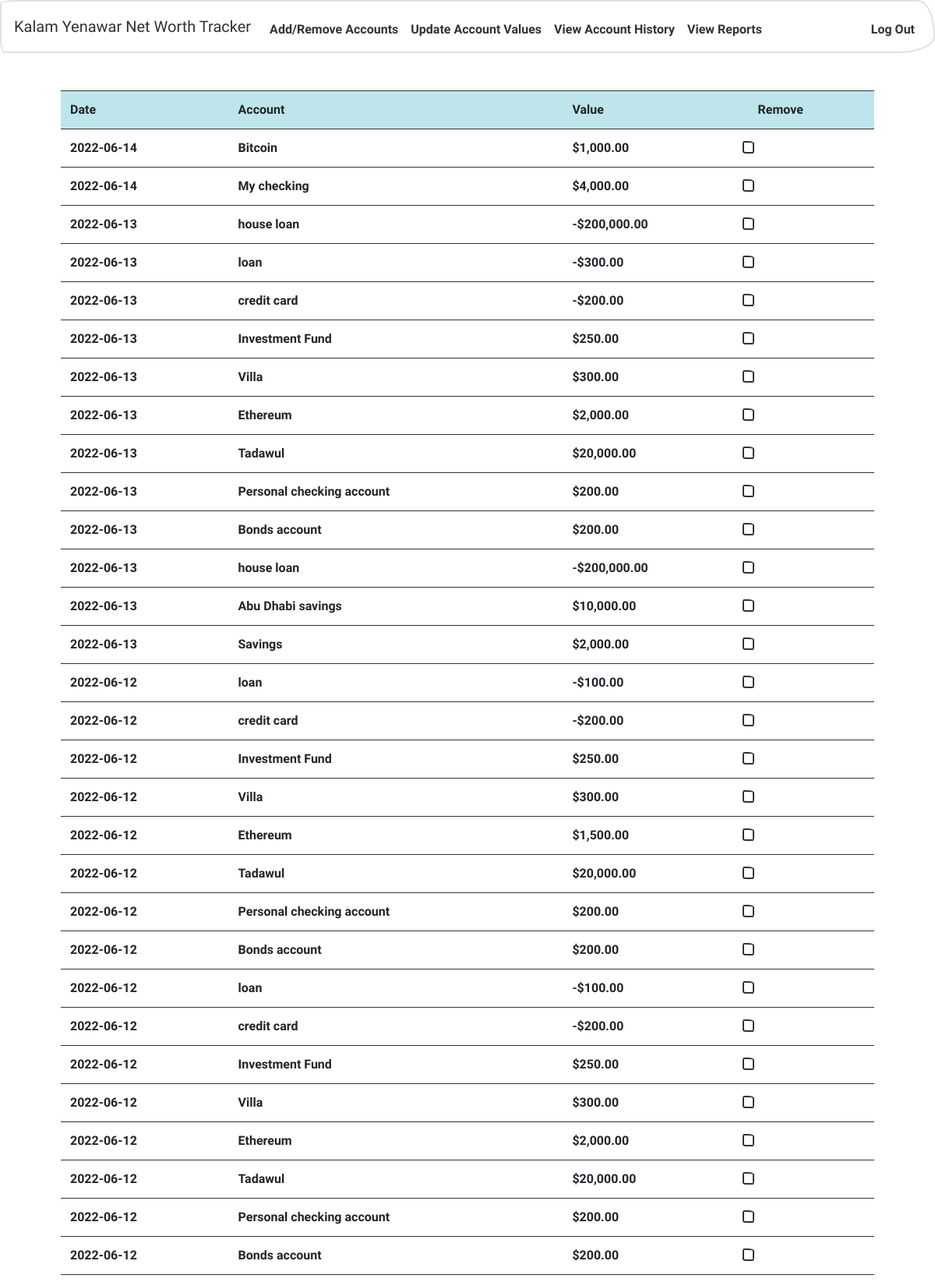
Page /history (signed in, upper part) on the committed database.
### tables this page shows
CREATE TABLE 'history' ('id' integer PRIMARY KEY NOT NULL, 'accountid' integer NOT NULL, 'date' date NOT NULL DEFAULT CURRENT_DATE, 'value' real NOT NULL, 'userid' INTEGER);

CREATE TABLE 'accounts' ('id' integer PRIMARY KEY AUTOINCREMENT NOT NULL, 'name' varchar(20) NOT NULL, 'userid' integer NOT NULL, 'value' real, 'type' varchar(20) NOT NULL, custodian varchar(255), country varchar(255));

### application.py (the view)
@app.route("/history", methods=["GET", "POST"])
@login_required
def history():
    if request.method == "POST":
        user_id = session['user_id']
        history = db.execute("SELECT * FROM history WHERE userid=:user_id", user_id=user_id)
        for row in history:
            if request.form.get(str(row['id'])) == "on":
                db.execute("DELETE FROM history WHERE id=:accid", accid=row['id'])
        userhistory = db.execute(
            "SELECT history.date, accounts.name, history.value, history.id FROM history INNER JOIN accounts " +
            "ON history.accountid=accounts.id WHERE history.userid=:user_id ORDER BY date DESC", user_id=user_id)
        return render_template("history.html", userhistory=userhistory)
    else:
        user_id = session['user_id']
        userhistory = db.execute(
            "SELECT history.date, accounts.name, history.value, history.id FROM history INNER JOIN accounts " +
            "ON history.accountid=accounts.id WHERE history.userid=:user_id ORDER BY date DESC", user_id=user_id)
        return render_template("history.html", userhistory=userhistory)

### application.py (called while the page is built)
@app.after_request
def after_request(response):
    response.headers["Cache-Control"] = "no-cache, no-store, must-revalidate"
    response.headers["Expires"] = 0
    response.headers["Pragma"] = "no-cache"
    return response

### helpers.py (called while the page is built)
def login_required(f):
    @wraps(f)
    def decorated_function(*args, **kwargs):
        if session.get("user_id") is None:
            return redirect("/login")
        return f(*args, **kwargs)
    return decorated_function

### templates/history.html (shortened to what this page needs)
{% extends "layout.html" %}
{% block main %}
    <form action="/history" method="post">
        <table class="table table-hover">
            <tr class="table-info">
                <th>Date</th>
                <th>Account</th>
                <th>Value</th>
                <th>Remove</th>
            </tr>
            {% for row in userhistory %}
            <tr id="{{row['id']}}">
                <td>{{ row['date'] }}</td>
                <td>{{ row['name'] }}</td>
                {% if row['value'] >= 0 %}
                    <td>${{ "{:,.2f}".format(row['value']) }}</td>
                {% else %}
                    <td>-${{ "{:,.2f}".format(row['value'] * -1) }}</td></td>
                {% endif %}
                <td>
                </td>
            </tr>
            {% endfor %}
        </table>
    </form>
{% endblock %}

### rows in the picture
history: date "2022-06-14", name "Bitcoin", value "1,000.00"
history: date "2022-06-14", name "My checking", value "4,000.00"
history: date "2022-06-13", name "house loan", value "200,000.00"
history: date "2022-06-13", name "loan", value "300.00"
history: date "2022-06-13", name "credit card", value "200.00"
history: date "2022-06-13", name "Investment Fund", value "250.00"
history: date "2022-06-13", name "Villa", value "300.00"
history: date "2022-06-13", name "Ethereum", value "2,000.00"
history: date "2022-06-13", name "Tadawul", value "20,000.00"
history: date "2022-06-13", name "Personal checking account", value "200.00"
history: date "2022-06-13", name "Bonds account", value "200.00"
history: date "2022-06-13", name "house loan", value "200,000.00"
history: date "2022-06-13", name "Abu Dhabi savings", value "10,000.00"
history: date "2022-06-13", name "Savings", value "2,000.00"
history: date "2022-06-12", name "loan", value "100.00"
history: date "2022-06-12", name "credit card", value "200.00"
history: date "2022-06-12", name "Investment Fund", value "250.00"
history: date "2022-06-12", name "Villa", value "300.00"
history: date "2022-06-12", name "Ethereum", value "1,500.00"
history: date "2022-06-12", name "Tadawul", value "20,000.00"
history: date "2022-06-12", name "Personal checking account", value "200.00"
history: date "2022-06-12", name "Bonds account", value "200.00"
history: date "2022-06-12", name "loan", value "100.00"
history: date "2022-06-12", name "credit card", value "200.00"
history: date "2022-06-12", name "Investment Fund", value "250.00"
history: date "2022-06-12", name "Villa", value "300.00"
history: date "2022-06-12", name "Ethereum", value "2,000.00"
history: date "2022-06-12", name "Tadawul", value "20,000.00"
history: date "2022-06-12", name "Personal checking account", value "200.00"
history: date "2022-06-12", name "Bonds account", value "200.00"
